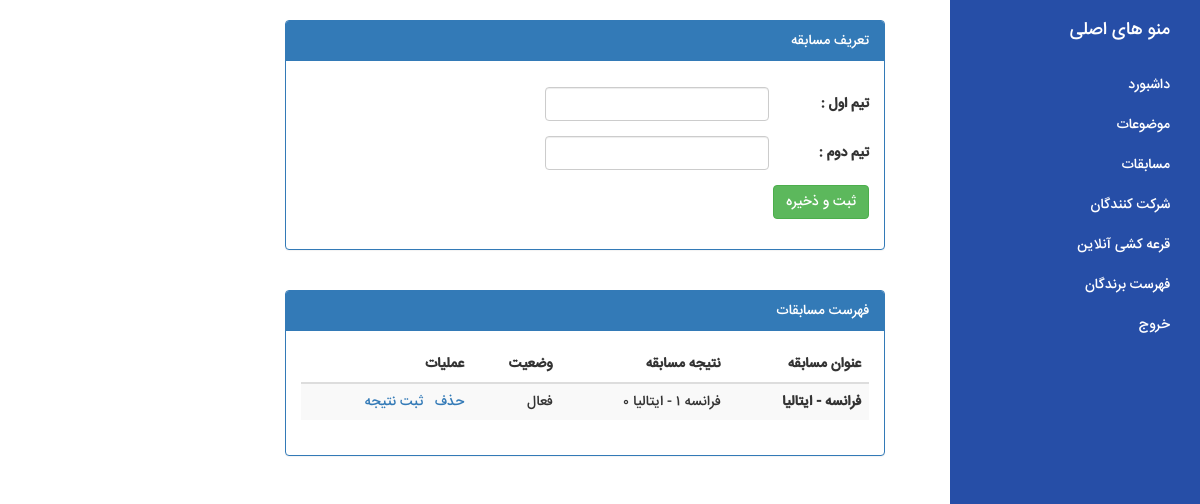
Screenshot of /games.php with the database file from the repository.
### tables this page shows
CREATE TABLE `tbl_game` (
  `id` int(10) UNSIGNED NOT NULL,
  `team1` varchar(50) NOT NULL,
  `team2` varchar(50) NOT NULL,
  `team1_goal` tinyint(4) NOT NULL DEFAULT '-1',
  `team2_goal` tinyint(4) NOT NULL DEFAULT '-1',
  `active` enum('yes','no') NOT NULL DEFAULT 'no',
  `created_time` datetime NOT NULL DEFAULT CURRENT_TIMESTAMP
);

### jdf.php (called while the page is built, shortened)
<?php
function tr_num($str,$mod='en',$mf='٫'){
 $num_a=array('0','1','2','3','4','5','6','7','8','9','.');
 $key_a=array('۰','۱','۲','۳','۴','۵','۶','۷','۸','۹',$mf);
 return($mod=='fa')?str_replace($num_a,$key_a,$str):str_replace($key_a,$num_a,$str);
}

### games.php (the view, shortened to what this page needs)
<?php
include_once "connect.php";
include_once "jdf.php";
?>
<!DOCTYPE html>
<html lang="en">
<head>
    <?php include_once "_header.php"; ?>
</head>
<body>
<div id="wrapper">
    <?php include_once "_menu.php"; ?>
    <div id="page-content-wrapper">
        <div class="container-fluid">
            <div class="row">
                <div class="col-lg-12">
                    <div class="panel-group">
                        <div class="panel panel-primary">
                            <div class="panel-heading">تعریف مسابقه</div>
                            <div class="panel-body">
                                <form class="form-horizontal" method="post" style="margin-top:11px;">
                                    <div class="form-group">
                                        <div class="col-sm-10">
                                            <input type="text" style="width:48% !important;" class="form-control" id="team1" name="team1">
                                        </div>
                                        <label class="control-label col-sm-2" for="team1">تیم اول :</label>
                                    </div>
                                    <div class="form-group">
                                        <div class="col-sm-10">
                                            <input type="text" style="width:48% !important;" class="form-control" id="team2" name="team2">
                                        </div>
                                        <label class="control-label col-sm-2" for="team1">تیم دوم :</label>
                                    </div>
                                    <div class="form-group">
                                        <div class="col-sm-offset-2 col-sm-10">
                                            <button type="submit" class="btn btn-success" name="send">ثبت و ذخیره</button>
                                        </div>
                                    </div>
                                </form>
                            </div>
                        </div>
                        <div class="panel panel-primary" style="margin-top: 40px !important;">
                            <div class="panel-heading">فهرست مسابقات</div>
                            <div class="panel-body">
                                <?php
                                $result = $connect->query("SELECT id,team1,team2,team1_goal,team2_goal,active FROM `tbl_game` ORDER BY `id` DESC");
                                if($result->rowCount() >= 1) { ?>
                                <table class="table table-striped">
                                    <thead>
                                    <tr>
                                        <th scope="col">عنوان مسابقه</th>
                                        <th scope="col">نتیجه مسابقه</th>
                                        <th scope="col">وضعیت</th>
                                        <th scope="col">عملیات</th>
                                    </tr>
                                    </thead>
                                    <tbody>
                                    <?php
                                    while($rows = $result->fetch(PDO::FETCH_ASSOC)) {
                                    ?>
                                    <tr>
                                        <th scope="row"><?=$rows["team1"]." - ".$rows["team2"];?></th>
                                        <td scope="row"><?=($rows["team1_goal"]==-1)?"بازی تمام نشده":$rows["team1"]." ".tr_num($rows["team1_goal"], 'fa')." - ".
                                                $rows["team2"]." ".tr_num($rows["team2_goal"], 'fa');?>
                                        </td>
                                        <td scope="row"><?=($rows["active"]=="yes")?"فعال":"غیر فعال";?></td>
                                        <td scope="row"><a href="?remove_id=<?=$rows["id"];?>">حذف</a>
                                            <?php if($rows["active"]=="no") {
                                                if($rows["team1_goal"] == -1) {
                                                ?>
                                            <a href="?active_id=<?=$rows["id"];?>">فعال سازی</a>
                                            <?php }
                                            } else { ?>
                                                <a href="set_result.php?id=<?=$rows["id"];?>">ثبت نتیجه</a>
                                            <?php } ?>
                                        </td>
                                    </tr>
                                    <?php } ?>
                                    </tbody>
                                </table>
                                <?php } else {
                                    ?>
                                    <span class="error">مسابقه ای تا کنون تعریف نشده است</span>
                                    <?php
                                } ?>
                            </div>
                        </div>
                    </div>
                </div>
            </div>
        </div>
    </div>
</div>
</body>
</html>

### css/simple-sidebar.css (style rules this page uses)
body { font-family:'IRANSANS'; font-size: 14px; line-height: 1.42857143; color: #333; background-color: #fff; direction:rtl; }
#wrapper { padding-left: 0; -webkit-transition: all 0.5s ease; -moz-transition: all 0.5s ease; -o-transition: all 0.5s ease; transition: all 0.5s ease; }
#page-content-wrapper { width: 100%; position: absolute; padding: 15px; }
@media (min-width:768px) { #wrapper { padding-left: 250px; } }
@media (min-width:768px) { #page-content-wrapper { padding: 20px; position: relative; } }
@media (min-width:768px) { #page-content-wrapper { padding-right: 300px !important; position: relative; } }
table th, td { direction: rtl; text-align: right; }

### rows the page displays
tbl_game: team1 "فرانسه", team2 "ایتالیا", team1_goal "۱", team2_goal "۰", active "فعال"
